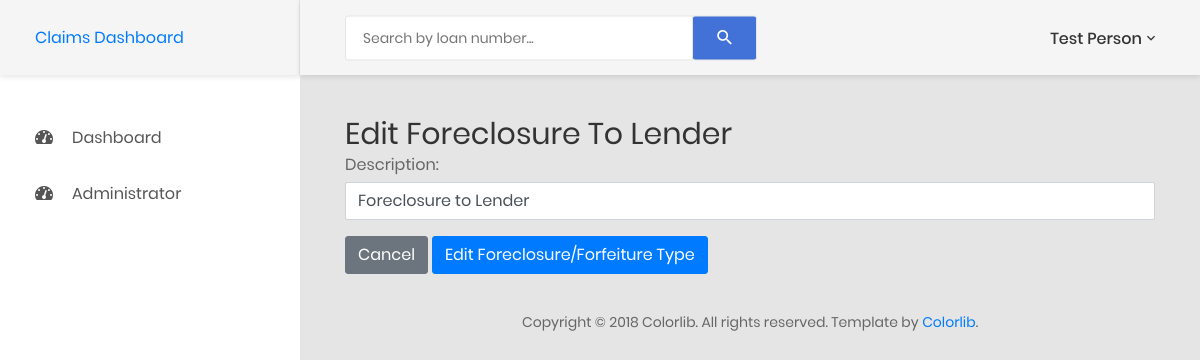
Screenshot of /ffr.php?id=1&function=edit (signed in) with the database file from the repository.
### tables this page shows
CREATE TABLE `users` (
  `id` bigint(11) NOT NULL,
  `firstName` varchar(50) NOT NULL COMMENT 'User''s first name',
  `lastName` varchar(50) NOT NULL COMMENT 'User''s last name',
  `email` varchar(100) NOT NULL COMMENT 'User''s email address used to login',
  `password` varchar(255) NOT NULL COMMENT 'User''s password hashed',
  `isActive` int(1) NOT NULL DEFAULT '1' COMMENT 'User''s status: 0 - inactive; 1 - active',
  `createdDate` datetime NOT NULL DEFAULT CURRENT_TIMESTAMP COMMENT 'Date the user was created',
  `modifiedDate` datetime NOT NULL DEFAULT CURRENT_TIMESTAMP COMMENT 'Date the user was last modified',
  `roleID` int(11) NOT NULL
);

CREATE TABLE `ffr` (
  `id` int(11) NOT NULL,
  `description` varchar(50) NOT NULL,
  `softDelete` int(11) NOT NULL
);

### ffr.php (the view, shortened to what this page needs)
<?php
require('include/connection.php');
if (isset($_GET['function'])) {
    $function = $_GET['function'];
} else {
    header("Location: admin.php?page=3");
}
if (isset($_GET['id'])) {
    $id = $_GET['id'];
    $getFFRType = $mysqli->query("SELECT * FROM ffr WHERE id = $id AND description <> 'Manual Entry'") or die ("There was an error with the database connection. " . $mysqli->error);
    $FFRTypeRow = $getFFRType->fetch_assoc();
} else {
    header("Location: admin.php?page=3");
}
?>
<!DOCTYPE html>
<html lang="en">
<head>
    <link href="css/font-face.css" rel="stylesheet" media="all">
    <link href="vendor/font-awesome-4.7/css/font-awesome.min.css" rel="stylesheet" media="all">
    <link href="vendor/font-awesome-5/css/fontawesome-all.min.css" rel="stylesheet" media="all">
    <link href="vendor/mdi-font/css/material-design-iconic-font.min.css" rel="stylesheet" media="all">
    <link href="vendor/bootstrap-4.1/bootstrap.min.css" rel="stylesheet" media="all">
    <link href="vendor/animsition/animsition.min.css" rel="stylesheet" media="all">
    <link href="vendor/bootstrap-progressbar/bootstrap-progressbar-3.3.4.min.css" rel="stylesheet" media="all">
    <link href="vendor/wow/animate.css" rel="stylesheet" media="all">
    <link href="vendor/css-hamburgers/hamburgers.min.css" rel="stylesheet" media="all">
    <link href="vendor/slick/slick.css" rel="stylesheet" media="all">
    <link href="vendor/select2/select2.min.css" rel="stylesheet" media="all">
    <link href="vendor/perfect-scrollbar/perfect-scrollbar.css" rel="stylesheet" media="all">
    <link href="css/theme.css" rel="stylesheet" media="all">
</head>
<body class="animsition">
<div class="page-wrapper">
    <aside class="menu-sidebar d-none d-lg-block">
        <div class="logo">
            <a href="#">
                Claims Dashboard
            </a>
        </div>
        <?php
        require('include/sidebar.php');
        ?>
    </aside>
    <div class="page-container">
        <?php
        require('include/header.php');
        ?>
        <div class="main-content">
            <div class="section__content section__content--p30">
                <div class="container-fluid">
                    <?php
                    if ($function == "edit") {
                        ?>
                        <div class="row">
                            <div class="col-md-12">
                                <div class="overview-wrap">
                                    <h2 class="title-1">Edit <?php echo $FFRTypeRow["description"]; ?></h2>
                                </div>
                            </div>
                        </div>
                        <div class="row">
                            <div class="col-lg-12">
                                <form action="" method="post">
                                    <div class="form-group">
                                        <label for="description" class="control-label mb-1">Description: </label>
                                        <input type="text" name="description" value="<?php echo $FFRTypeRow["description"]; ?>" class="form-control"/>
                                    </div>
                                    <div class="form-group">
                                        <button type="submit" class="btn btn-secondary" name="cancel">Cancel</button>
                                        <button type="submit" name="edit" class="btn btn-primary">Edit Foreclosure/Forfeiture Type
                                        </button>
                                    </div>
                                </form>
                            </div>
                        </div>
                        <?php
                    }
                    require('include/footer.php');
                    ?>
                </div>
            </div>
        </div>
    </div>
</div>
</body>
</html>

### include/header.php (shortened to what this page needs)
<header class="header-desktop">
    <div class="section__content section__content--p30">
        <div class="container-fluid">
            <div class="header-wrap">
                <form class="form-header" action="" method="POST">
                    <input class="au-input au-input--xl" type="text" name="search" placeholder="Search by loan number..." />
                    <button class="au-btn--submit" type="submit" name="searchLoan">
                        <i class="zmdi zmdi-search"></i>
                    </button>
                </form>
                <div class="header-button">
                    <div class="account-wrap">
                        <div class="account-item clearfix js-item-menu">
                            <div class="content">
                                <?php
                                $getUserName = $mysqli->query("SELECT firstName, lastName FROM users WHERE id = " . $_SESSION["userID"]);
                                $userNameRow = $getUserName->fetch_assoc();
                                $userName = $userNameRow["firstName"] . " " . $userNameRow["lastName"];
                                ?>
                                <a class="js-acc-btn" href="#"><?php echo $userName; ?></a>
                            </div>
                        </div>
                    </div>
                </div>
            </div>
        </div>
    </div>
</header>

### rows the page displays
users: userName "Test Person"
ffr: description "Foreclosure To Lender", description "Foreclosure to Lender"
